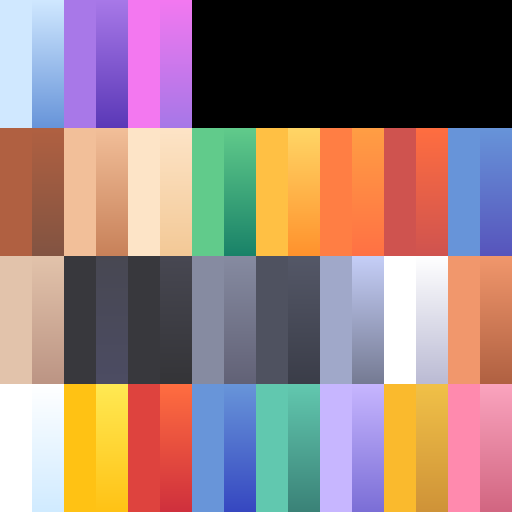
#> input picture models/kenney_car_kit/Models/GLB format/Textures/colormap.png, 512 x 512 px
$ python pixelize.py --in-dir '../models/kenney_car_kit/Models/GLB format/Textures' --out-dir out
#> lines starting #> are read from the running program, lines starting #| are printed output that depends on the picture
"""Convert rendered PNGs to pixel art.

Steps:
  1. Resize to target resolution, or preserve input size
  2. Optional quantize to a limited color palette
  3. Optional alpha-based outline
  4. Optional preview upscale (NEAREST)

Palette sharing:
  When --share-palette-by-angle is set, frames that belong to the same angle
  (filename prefix before "_w") are quantized with a single shared palette.
  This keeps body pixels identical across wheel-animation frames (prevents
  flicker from median-cut choosing different palettes per frame).
"""
import argparse
import colorsys
import json
import math
import os
import re
from pathlib import Path
from collections import defaultdict
from PIL import Image, ImageFilter

ANGLE_GROUP = re.compile(r"^(.*?)(?:_w\d+)?$")


RESAMPLE_FILTERS = {
    "box": Image.Resampling.BOX,
    "bilinear": Image.Resampling.BILINEAR,
    "lanczos": Image.Resampling.LANCZOS,
    "nearest": Image.Resampling.NEAREST,
}

ALIGNMENTS = {
    "back-left",
    "back",
    "back-right",
    "left",
    "center",
    "none",
    "right",
    "front-left",
    "front",
    "front-right",
}

HORIZONTAL_ALIGNMENT_EDGE = {
    "back-left": "left",
    "left": "left",
    "front-left": "left",
    "back-right": "right",
    "right": "right",
    "front-right": "right",
}

VERTICAL_ALIGNMENT_EDGE = {
    "back-left": "back",
    "back": "back",
    "back-right": "back",
    "front-left": "front",
    "front": "front",
    "front-right": "front",
}

EDGE_GRIDLINE_PREFERENCE = {
    "left": "min",
    "back": "min",
    "right": "max",
    "front": "max",
}
PIXEL_DATA_ALIGNMENT_EDGES = {"left", "right", "front"}
ALIGNMENT_FIT_EPSILON = 0.5


def downscale(img: Image.Image, size: int,
              resample: Image.Resampling = Image.Resampling.LANCZOS) -> Image.Image:
    return img.resize((size, size), resample)


def _split_rgb_alpha(img: Image.Image):
    if img.mode != "RGBA":
        img = img.convert("RGBA")
    r, g, b, a = img.split()
    return Image.merge("RGB", (r, g, b)), a.point(lambda v: 255 if v >= 128 else 0)


def binarize_alpha(img: Image.Image) -> Image.Image:
    rgb, alpha = _split_rgb_alpha(img)
    out = rgb.convert("RGBA")
    out.putalpha(alpha)
    return out


def hue_distance(a: float, b: float) -> float:
    diff = abs(a - b)
    return min(diff, 1.0 - diff)


def normalized_rgb(color: tuple[int, int, int]) -> tuple[float, float, float]:
    return color[0] / 255.0, color[1] / 255.0, color[2] / 255.0


# [290 lines left out: functions hsl_color, rgb_distance_squared, hsl_distance_squared, nearest_palette_color, quantize_to_palette_rgba, quantize_rgba and 5 more, not called in this run]


def upscale_preview(img: Image.Image, factor: int) -> Image.Image:
    return img.resize((img.width * factor, img.height * factor), Image.Resampling.NEAREST)


# [58 lines left out: functions _angle_group_key, scaled_anchor_pixel, load_alignment_anchors, not called in this run]


def load_alignment_manifest(path_text: str | None) -> dict[str, str]:
    if not path_text:
        return {}
    path = Path(path_text)
    if not path.exists():
        return {}
    manifest = json.loads(path.read_text())
    alignments = {}
    for sprite in manifest.get("sprites", []):
        name = sprite.get("name")
        alignment = sprite.get("alignment")
        if alignment is None:
            continue
        if alignment not in ALIGNMENTS:
            raise SystemExit(
                f"{path} sprite {name} has invalid alignment {alignment!r}"
            )
        alignments[str(name)] = alignment
    return alignments


def load_fixed_width_manifest(path_text: str | None, tile_size: int) -> dict[str, int]:
    if not path_text:
        return {}
    path = Path(path_text)
    if not path.exists():
        return {}
    manifest = json.loads(path.read_text())
    widths = {}
    manifest_tile_size = int(manifest.get("tile_size") or tile_size)
    if manifest_tile_size <= 0:
        raise SystemExit(f"{path} has invalid tile_size {manifest_tile_size!r}")
    for sprite in manifest.get("sprites", []):
        if "width" not in sprite:
            continue
        name = sprite.get("name")
        try:
            width_cells = float(sprite["width"])
        except (TypeError, ValueError) as exc:
            raise SystemExit(
                f"{path} sprite {name} has invalid width {sprite['width']!r}"
            ) from exc
        if width_cells <= 0 or abs(width_cells - round(width_cells)) > 0.0001:
            raise SystemExit(
                f"{path} sprite {name} width must be a whole positive cell count"
            )
        widths[str(name)] = round(width_cells * manifest_tile_size)
    return widths


def parse_prefix_int_rules(specs: list[str], option_name: str) -> list[tuple[str, int]]:
#> called with option_name = '--trim-padding-prefix'
    rules = []
    for spec in specs:
        prefix, separator, value_text = spec.partition("=")
        if not separator or not prefix or not value_text:
            raise SystemExit(f"Invalid {option_name} {spec!r}; expected PREFIX=VALUE")
        try:
            value = int(value_text)
        except ValueError as exc:
            raise SystemExit(f"Invalid integer in {option_name} {spec!r}") from exc
        if value < 0:
            raise SystemExit(f"Value must be non-negative in {option_name} {spec!r}")
        rules.append((prefix, value))
    return rules


# [12 lines left out: function prefix_rule_value, not called in this run]


def save_pixel(pixel: Image.Image, out_dir: Path, name: str, preview_scale: int):
    out_dir.mkdir(parents=True, exist_ok=True)
    pixel.save(out_dir / name)
    if preview_scale > 1:
        preview = upscale_preview(pixel, preview_scale)
        preview_dir = out_dir.parent / f"{out_dir.name}_preview"
        preview_dir.mkdir(parents=True, exist_ok=True)
        preview.save(preview_dir / name)


def main():
    p = argparse.ArgumentParser()
    p.add_argument("--in-dir", required=True)
    p.add_argument("--out-dir", required=True)
    p.add_argument("--size", type=int, default=64, help="Pixel art target size")
    p.add_argument("--preserve-size", action="store_true",
                   help="Keep input dimensions instead of resizing to --size.")
    p.add_argument("--downscale-filter", choices=sorted(RESAMPLE_FILTERS),
                   default="lanczos",
                   help="Resampling filter when resizing to --size.")
    p.add_argument("--colors", type=int, default=16,
                   help="Palette size when --quantize is enabled.")
    p.add_argument("--quantize", action="store_true",
                   help="Reduce colors with median-cut quantization. "
                        "Off by default unless a palette option is used.")
    p.add_argument("--outline", action="store_true")
    p.add_argument("--trim-transparent", action="store_true",
                   help="Trim transparent borders after pixelization/outline.")
    p.add_argument("--trim-padding", type=int, default=0,
                   help="Transparent pixels to keep around trimmed content.")
    p.add_argument("--trim-padding-prefix", action="append", default=[],
                   metavar="PREFIX=VALUE",
                   help="Override --trim-padding for filenames starting with "
                        "PREFIX. Repeatable, e.g. wall=0.")
    p.add_argument("--trim-grid-size", type=int, default=0,
                   help="Round trimmed frame dimensions up to this grid size.")
    p.add_argument("--align-anchor-y-to-grid", action="store_true",
                   help="When --trim-transparent is enabled, read "
                        ".anchor.json sidecars next to input PNGs. Back "
                        "alignment uses the 3D bbox floor edge; left, right, "
                        "and front alignment use opaque pixel edges.")
    p.add_argument("--alignment-manifest",
                   help="Manifest with optional per-sprite alignment metadata. "
                        "Valid values: none, back-left, back, back-right, "
                        "left, center, right, front-left, front, front-right.")
    p.add_argument("--preview-scale", type=int, default=8,
                   help="Save a NEAREST-upscaled preview at Nx (0 to disable)")
    p.add_argument("--share-palette-by-angle", action="store_true",
                   help="Use one palette across frames of the same angle "
                        "(prevents flicker on static body pixels across wheel frames; "
                        "enables quantization)")
    p.add_argument("--share-palette", action="store_true",
                   help="Use one palette across ALL input frames "
                        "(stable colors across angles and wheel frames; "
                        "enables quantization)")
    p.add_argument("--palette-from", type=str, default=None,
                   help="Path to a palette image. Every unique opaque color in "
                        "the image becomes a palette slot (max 256). "
                        "Overrides --share-palette and enables quantization.")
    p.add_argument("--palette-distance", choices=("pillow", "rgb", "hsl"),
                   default="pillow",
                   help="Color distance for --palette-from. 'pillow' keeps "
                        "Pillow's palette matching; 'hsl' favors hue and "
                        "lightness for more stable LPC-style color choices.")
    args = p.parse_args()
    trim_padding_prefix = parse_prefix_int_rules(
        args.trim_padding_prefix,
        "--trim-padding-prefix",
    )
    alignment_by_name = load_alignment_manifest(args.alignment_manifest)
    fixed_width_by_name = load_fixed_width_manifest(
        args.alignment_manifest,
        args.trim_grid_size,
    )

    in_dir = Path(args.in_dir)
    out_dir = Path(args.out_dir)
    files = sorted(in_dir.glob("*.png"))
    if not files:
        raise SystemExit(f"No PNGs in {in_dir}")

    quantize_enabled = (
        args.quantize
        or args.palette_from is not None
        or args.share_palette
        or args.share_palette_by_angle
    )

    # External palette: treat the image as a direct palette source —
    # every unique opaque RGB in it becomes a slot in the output palette.
    external_ref: Image.Image | None = None
    external_colors: list[tuple[int, int, int]] | None = None
    if args.palette_from:
        ref_img = Image.open(args.palette_from).convert("RGBA")
        colors: set[tuple[int, int, int]] = {
            (r, g, b) for r, g, b, a in ref_img.getdata() if a > 0
        }
        if not colors:
            raise SystemExit(f"No opaque pixels in {args.palette_from}")
        if len(colors) > 256:
            raise SystemExit(
                f"Palette image has {len(colors)} colors; PIL caps at 256")
        external_colors = sorted(colors)
        flat: list[int] = []
        for r, g, b in external_colors:
            flat += [r, g, b]
        flat += [0] * (768 - len(flat))  # pad to 256 entries
        external_ref = Image.new("P", (1, 1))
        external_ref.putpalette(flat)
        print(f"[palette] {len(colors)} colors from {args.palette_from}")

    # Group and resize up front so shared palettes are built from the same
    # frame data that will be pixelized.
    groups: dict[str, list[tuple[Path, Image.Image]]] = defaultdict(list)
    resample = RESAMPLE_FILTERS[args.downscale_filter]
    for f in files:
        img = Image.open(f).convert("RGBA")
#> img is the input picture: PIL image 512x512 RGBA; mean R, G, B, A 150.9, 125.5, 122.5, 255
        if args.preserve_size:
            small = img
        else:
            small = downscale(img, args.size, resample)
        if external_ref is not None:
            key = "_ext"
        elif quantize_enabled and args.share_palette:
            key = "_all"
        elif quantize_enabled and args.share_palette_by_angle:
            key = _angle_group_key(f.name)
        else:
            key = f.name
        groups[key].append((f, small))

    for key, entries in groups.items():
        small_frames = [s for _, s in entries]
        palette_ref = external_ref
        if quantize_enabled:
            if palette_ref is None and \
                    (args.share_palette or args.share_palette_by_angle) and \
                    len(small_frames) > 1:
                palette_ref = build_shared_palette(small_frames, args.colors)

        for path, small in entries:
            if quantize_enabled:
                pixel = quantize_rgba(
                    small,
                    args.colors,
                    palette_ref=palette_ref,
                    palette_colors=external_colors,
                    palette_distance=args.palette_distance,
                )
            else:
                pixel = binarize_alpha(small)
            if args.outline:
                pixel = add_outline(pixel)
            alignment_anchors = None
            alignment = alignment_by_name.get(path.stem)
            if args.align_anchor_y_to_grid:
                if not args.trim_transparent or args.trim_grid_size <= 0:
                    raise SystemExit(
                        "--align-anchor-y-to-grid requires "
                        "--trim-transparent and --trim-grid-size > 0"
                    )
                alignment_anchors = load_alignment_anchors(
                    path,
                    pixel.width,
                    pixel.height,
                )
            if args.trim_transparent:
                pixel = trim_transparent(
                    pixel,
                    padding=prefix_rule_value(
                        path.stem,
                        trim_padding_prefix,
                        args.trim_padding,
                    ),
                    grid_size=args.trim_grid_size,
                    alignment_anchors=alignment_anchors,
                    alignment=alignment,
                    fixed_width=fixed_width_by_name.get(path.stem),
                )
            save_pixel(pixel, out_dir, path.name, args.preview_scale)
            print(f"[pixel] {path.name} -> {out_dir}/{path.name}")
#> this loop made 1 pass
#> pass 1, in _split_rgb_alpha, `r, g, b, a = img.split()`:
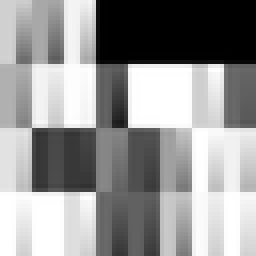
#> r: PIL image 64x64 L (shown 4 times larger); min 0, max 255, mean 150.9
#> pass 1, in _split_rgb_alpha, `r, g, b, a = img.split()`:
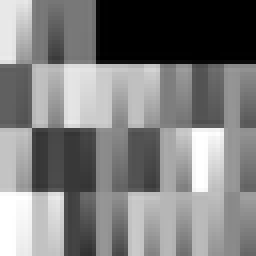
#> g: PIL image 64x64 L (shown 4 times larger); min 0, max 255, mean 125.5
#> pass 1, in _split_rgb_alpha, `r, g, b, a = img.split()`:
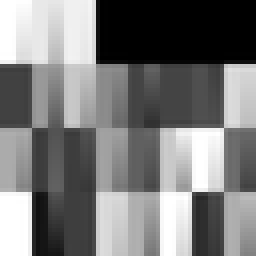
#> b: PIL image 64x64 L (shown 4 times larger); min 0, max 255, mean 122.5


if __name__ == "__main__":
    main()
